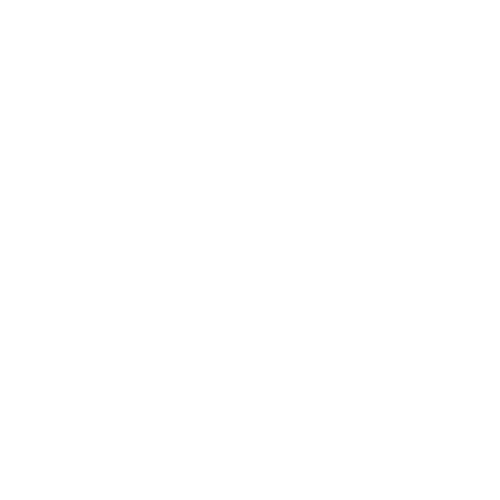
Frame 1 (no input)
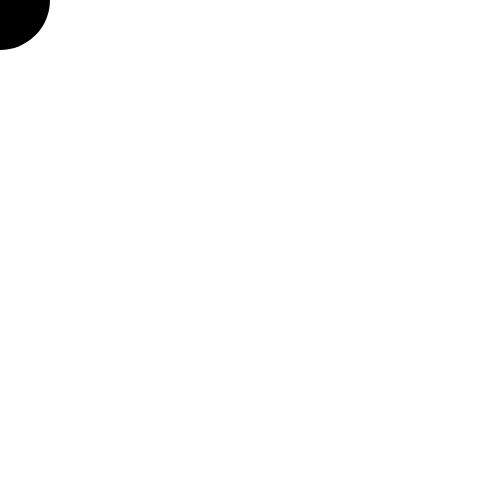
Frame 60 (no input)
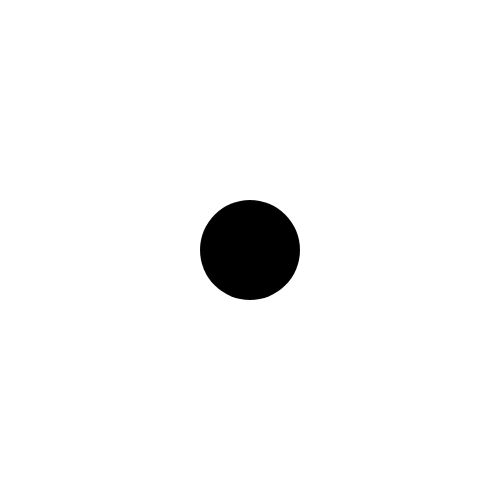
Frame 120 (the mouse pressed at the canvas centre since frame 60)

The p5.js sketch that drew these frames (run headless with seeded random() and noise() and a simulated clock; from frame 60 on, the mouse is pressed at the canvas centre):

// p5.js sketch
// ── sketch.js
 
let posicionMouseX = [];
let posicionMouseY = [];


function setup() {
  createCanvas(500, 500);
  noStroke()
}

function draw(){

  background(255)
  posicionMouseX.push(mouseX)
  posicionMouseY.push(mouseY)

  for(let i = 0 ; i < posicionMouseX.length; i++ ){
    fill(0, 5 * i)
    ellipse(posicionMouseX[i] ,posicionMouseY[i] , 2 * i)
  }

  if(posicionMouseX.length > 50){
    posicionMouseX.shift()
    posicionMouseY.shift()

  }

}
